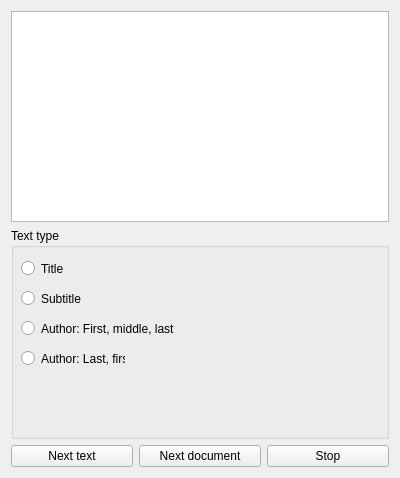
<?xml version="1.0" encoding="UTF-8"?>
<ui version="4.0">
 <class>TextAnalyzer</class>
 <widget class="QWidget" name="TextAnalyzer">
  <property name="geometry">
   <rect>
    <x>0</x>
    <y>0</y>
    <width>400</width>
    <height>478</height>
   </rect>
  </property>
  <property name="windowTitle">
   <string>Form</string>
  </property>
  <layout class="QVBoxLayout" name="verticalLayout">
   <item>
    <widget class="QPlainTextEdit" name="text">
     <property name="readOnly">
      <bool>true</bool>
     </property>
    </widget>
   </item>
   <item>
    <widget class="QGroupBox" name="text_type">
     <property name="sizePolicy">
      <sizepolicy hsizetype="Preferred" vsizetype="MinimumExpanding">
       <horstretch>0</horstretch>
       <verstretch>0</verstretch>
      </sizepolicy>
     </property>
     <property name="title">
      <string>Text type</string>
     </property>
     <widget class="QRadioButton" name="radio_title">
      <property name="geometry">
       <rect>
        <x>10</x>
        <y>30</y>
        <width>104</width>
        <height>21</height>
       </rect>
      </property>
      <property name="text">
       <string>Title</string>
      </property>
     </widget>
     <widget class="QRadioButton" name="radio_subtitle">
      <property name="geometry">
       <rect>
        <x>10</x>
        <y>60</y>
        <width>104</width>
        <height>21</height>
       </rect>
      </property>
      <property name="text">
       <string>Subtitle</string>
      </property>
     </widget>
     <widget class="QRadioButton" name="radio_author_first_middle_last">
      <property name="geometry">
       <rect>
        <x>10</x>
        <y>90</y>
        <width>211</width>
        <height>21</height>
       </rect>
      </property>
      <property name="text">
       <string>Author: First, middle, last</string>
      </property>
     </widget>
     <widget class="QRadioButton" name="radio_author_last_first">
      <property name="geometry">
       <rect>
        <x>10</x>
        <y>120</y>
        <width>104</width>
        <height>21</height>
       </rect>
      </property>
      <property name="text">
       <string>Author: Last, first</string>
      </property>
     </widget>
    </widget>
   </item>
   <item>
    <layout class="QHBoxLayout" name="horizontalLayout">
     <item>
      <widget class="QPushButton" name="button_next_text">
       <property name="text">
        <string>Next text</string>
       </property>
      </widget>
     </item>
     <item>
      <widget class="QPushButton" name="button_next_doc">
       <property name="text">
        <string>Next document</string>
       </property>
      </widget>
     </item>
     <item>
      <widget class="QPushButton" name="button_stop">
       <property name="text">
        <string>Stop</string>
       </property>
      </widget>
     </item>
    </layout>
   </item>
  </layout>
 </widget>
 <resources/>
 <connections/>
</ui>
